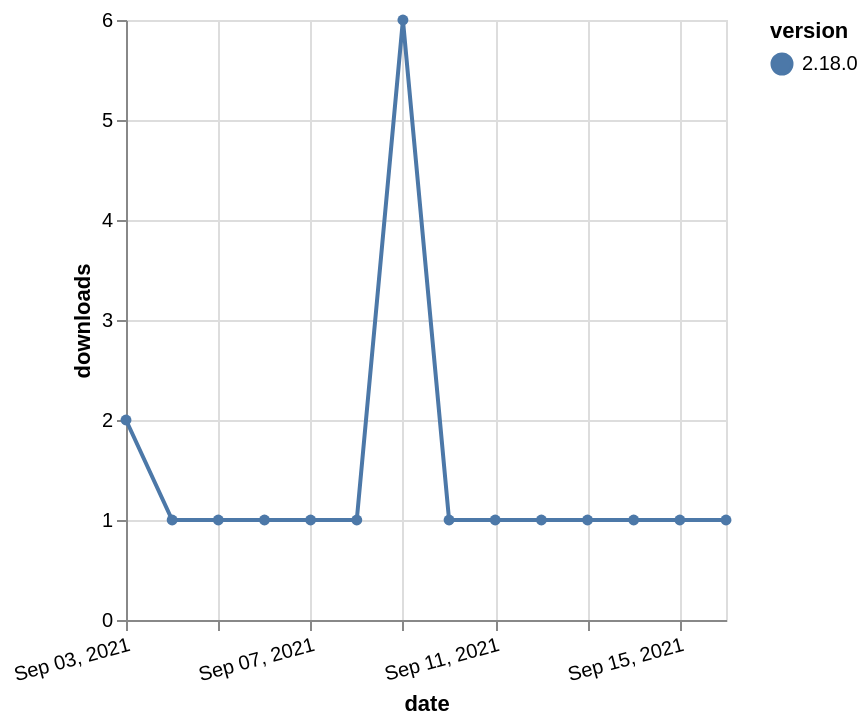

This figure's Vega-Lite source:
### Vega-Lite specification from a JSON file in a GitHub repository (floating-point values rounded to 4 significant figures)
{"$schema": "https://vega.github.io/schema/vega-lite/v5.json", "description": "A simple bar chart with embedded data.", "data": {"values": [{"date": "2021-09-03", "total": 521, "delta": 2, "version": "2.18.0"}, {"date": "2021-09-04", "total": 522, "delta": 1, "version": "2.18.0"}, {"date": "2021-09-05", "total": 523, "delta": 1, "version": "2.18.0"}, {"date": "2021-09-06", "total": 524, "delta": 1, "version": "2.18.0"}, {"date": "2021-09-07", "total": 525, "delta": 1, "version": "2.18.0"}, {"date": "2021-09-08", "total": 526, "delta": 1, "version": "2.18.0"}, {"date": "2021-09-09", "total": 532, "delta": 6, "version": "2.18.0"}, {"date": "2021-09-10", "total": 533, "delta": 1, "version": "2.18.0"}, {"date": "2021-09-11", "total": 534, "delta": 1, "version": "2.18.0"}, {"date": "2021-09-12", "total": 535, "delta": 1, "version": "2.18.0"}, {"date": "2021-09-13", "total": 536, "delta": 1, "version": "2.18.0"}, {"date": "2021-09-14", "total": 537, "delta": 1, "version": "2.18.0"}, {"date": "2021-09-15", "total": 538, "delta": 1, "version": "2.18.0"}, {"date": "2021-09-16", "total": 539, "delta": 1, "version": "2.18.0"}]}, "width": "container", "mark": {"type": "line", "point": {"filled": true}}, "encoding": {"x": {"field": "date", "type": "temporal", "timeUnit": "yearmonthdate", "title": "date", "axis": {"labelAngle": -15}}, "y": {"field": "delta", "type": "quantitative", "title": "downloads"}, "color": {"field": "version", "type": "nominal"}, "tooltip": {"field": "delta"}}}
